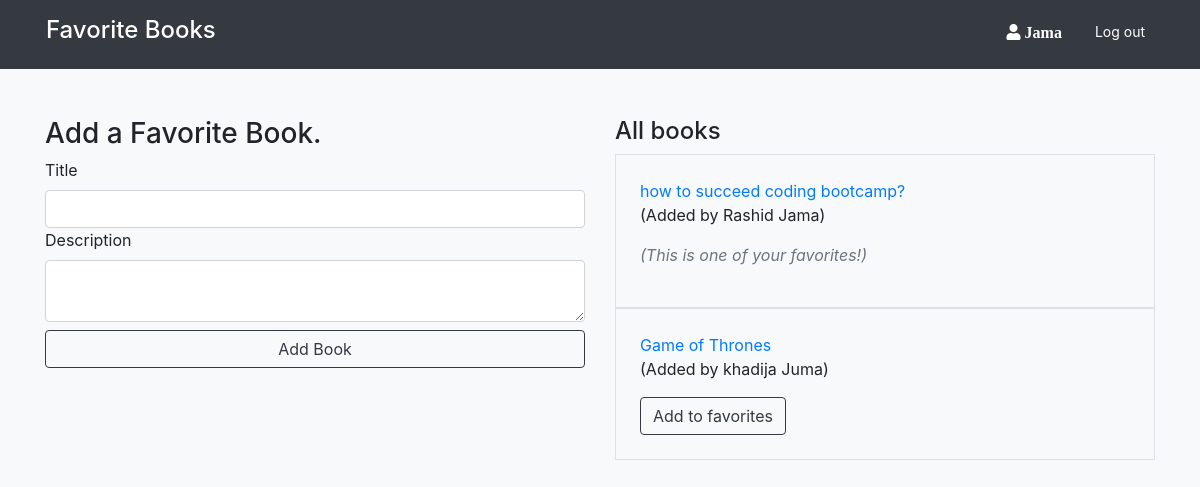
Screenshot of /books/ (signed in) with the database file from the repository.
### login/models.py (models this page shows)
class User(models.Model):
  first_name = models.CharField(max_length=255)
  last_name = models.CharField(max_length=255)
  email = models.CharField(max_length=255)
  password = models.CharField(max_length=255)
  created_at = models.DateTimeField(auto_now_add=True)
  updated_at = models.DateTimeField(auto_now=True)
  objects = UserManager()

### books/models.py (models this page shows)
class Book(models.Model):
  title = models.CharField(max_length=255)
  description = models.TextField()
  uploader = models.ForeignKey(User, related_name="upload_books",on_delete=models.CASCADE)
  users_who_like = models.ManyToManyField(User, related_name='liked_books')
  created_at = models.DateTimeField(auto_now_add=True)
  updated_at = models.DateTimeField(auto_now=True)

### books/views.py (the view)
# urls.py: path('', views.index),
def index(request):
  context = {
    'users': User.objects.all(),
    'books': Book.objects.all(),
    'current_user': User.objects.get(id=request.session['user_id'])
  }
  if 'user_id' not in request.session:
    return redirect('/')
  else:
    return render(request, 'books/index.html', context)

### books/templates/books/index.html (shortened to what this page needs)
<!DOCTYPE html>
<html lang="en">
<head>
  <link rel="stylesheet" href="https://stackpath.bootstrapcdn.com/bootstrap/4.5.0/css/bootstrap.min.css">
  <link rel="stylesheet" href="https://use.fontawesome.com/releases/v5.8.2/css/all.css"
>
</head>
<body class="bg-light">
  <nav class="bg-dark">
  <div class="d-flex container text-white p-3">
    <h4 class="mr-auto">Favorite Books</h4>
    <i class="fas fa-user fa-1.5x mr-4 mt-2"> {{request.session.name}}</i>
    <a href="/logout" class="btn btn-sm btn-dark text-white">Log out</a>
  </div>
  </nav>
  <div class="container mt-5">
    <div class="row">
      <div class="col-sm-6">
        <h3>Add a Favorite Book.</h3>
        <form action="/books/add_books" method="POST" class="form-group">
          <label for="tl">Title</label>
          <input type="text" name="title" id="tl" class="form-control title">
          <label for="ds">Description</label>
          <textarea name="des" id="ds" class="form-control"></textarea>
          <input type="submit" value="Add Book" class="btn btn-outline-dark mt-2 w-100 submit">
        </form>
      </div>
      <div class="col-sm-6">
        <h4>All books</h4>
        {% for book in books %}
        <div class="border p-4">
          <a href="/books/{{book.id}}">{{book.title}}</a>
          <p>(Added by {{book.uploader.first_name}} {{book.uploader.last_name}})</p>
          {% if current_user in book.users_who_like.all %}
          <p class="font-italic text-secondary">(This is one of your favorites!)</p>
          {% else %}
          <a href="/books/fav/{{book.id}}" class="btn btn-outline-dark">Add to favorites</a>
          {% endif %}
        </div>
        {% endfor %}
      </div>
  </div>
  </div>
</body>
</html>

### rows the page displays
User: session.name "Jama"
Book: title "how to succeed coding bootcamp?", uploader.first_name "Rashid", uploader.last_name "Jama", shows "(This is one of your favorites!)"
Book: title "Game of Thrones", uploader.first_name "khadija", uploader.last_name "Juma"
